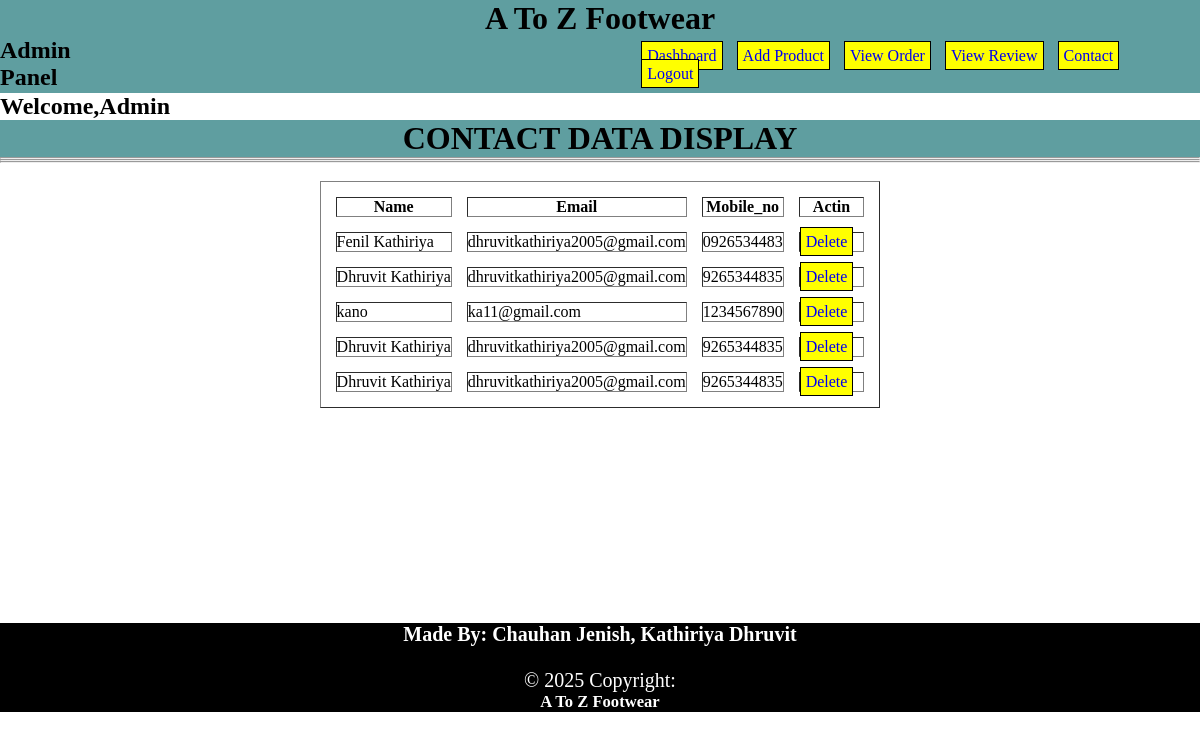
Screenshot of /Admin/contact.php (signed in) with the database file from the repository.
### tables this page shows
CREATE TABLE `contact` (
  `id` int(30) NOT NULL,
  `Name` varchar(50) NOT NULL,
  `Email` varchar(30) NOT NULL,
  `Mobile_No` varchar(10) NOT NULL
);

### Admin/contact.php (the view, shortened to what this page needs)
	<?php
	if(isset($_SESSION['username']))
	{
	include '../db_conn.php';
	include 'AdminHeader.php';
	?>
		<h1>CONTACT DATA DISPLAY</h1><HR><hr><hr><br>
	<center><table border="1" cellspacing="15" cellpadding="15">
		<tr>
			<th>Name</th>
			<th>Email</th>
			<th>Mobile_no</th>
			<th>Actin</th>
		</tr>
	<?php
	$query=mysqli_query($con,"select * from contact");
	while($r=mysqli_fetch_assoc($query))
		{?>
			<td><?php echo$r['Name'];?></td>
			<td><?php echo $r['Email'];?></td>
			<td><?php echo  $r['Mobile_No'];?></td>
			<td>
			<a href="delc.php?id=<?= $r['id']; ?>" onclick="return confirm('Are you sure you want to delete this record?')">Delete</a>
			</td>
		<?php }
	}
	else
	{
		header("Location:./login.php");
	}
	?>
	</center>
	<div style="color:white; text-align:center;background:black; font-size:20px;margin-top:215px;">
 <h4>Made By: Chauhan Jenish, Kathiriya Dhruvit</h4><br>
            © 2025 Copyright: <h5>A To Z Footwear</h5>
</div>

### Admin/AdminHeader.php (style rules this page uses)
* { margin: 0; padding: 0; box-sizing: border-box; }
h1 { background-color: cadetblue; text-align: center; }
a { text-decoration: none; border: 1px solid black; background-color: yellow; text-align: center; margin-right: 10px; padding: 5px; }

### rows the page displays
contact: Name "Fenil Kathiriya", Email "dhruvitkathiriya2005@gmail.com", Mobile_No "0926534483"
contact: Name "Dhruvit Kathiriya", Email "dhruvitkathiriya2005@gmail.com", Mobile_No "9265344835"
contact: Name "kano", Email "ka11@gmail.com", Mobile_No "1234567890"
contact: Name "Dhruvit Kathiriya", Email "dhruvitkathiriya2005@gmail.com", Mobile_No "9265344835"
contact: Name "Dhruvit Kathiriya", Email "dhruvitkathiriya2005@gmail.com", Mobile_No "9265344835"
